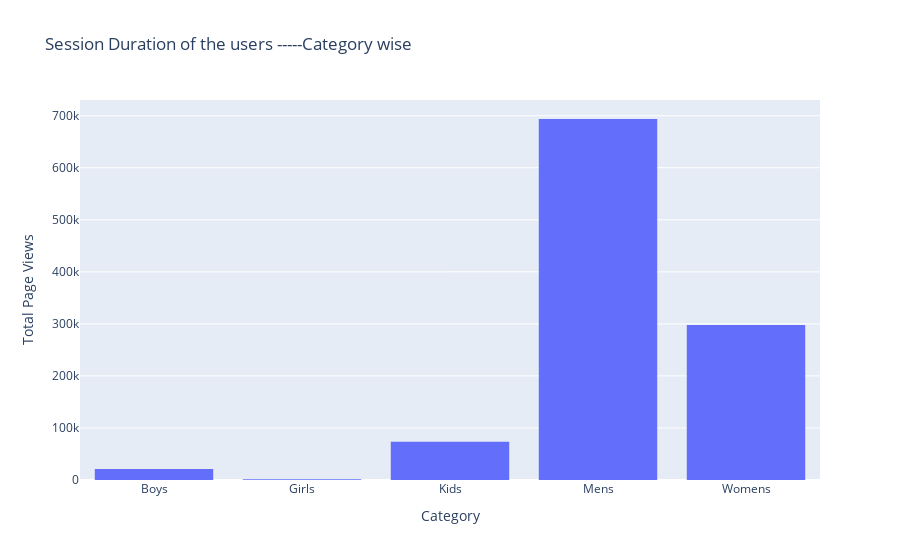

Notebook cell for this chart:
### Markdown cell above
# -------> Visualization

### Code cell
fig6 = px.histogram(
                   total_session_duration_category_wise, 
                   x=total_session_duration_category_wise.index, 
                   y=total_session_duration_category_wise['session_duration'], 
                   title="Session Duration of the users -----Category wise "
                   )
fig6.update_layout(xaxis_title="Category")
fig6.update_layout(yaxis_title="Total Page Views")
fig6.show()

### Figure 1 — Plotly figure (JSON) as saved in the notebook; plotly's stock layout.template omitted (floating-point values rounded to 4 significant figures)
{"data": [{"alignmentgroup": "True", "bingroup": "x", "histfunc": "sum", "hovertemplate": "category=%{x}<br>sum of session_duration=%{y}<extra></extra>", "legendgroup": "", "marker": {"color": "#636efa", "pattern": {"shape": ""}}, "name": "", "offsetgroup": "", "orientation": "v", "showlegend": false, "type": "histogram", "x": ["Boys", "Girls", "Kids", "Mens", "Womens"], "xaxis": "x", "y": [21349, 1597, 73538, 693751, 297950], "yaxis": "y"}], "layout": {"barmode": "relative", "legend": {"tracegroupgap": 0}, "title": {"text": "Session Duration of the users -----Category wise "}, "xaxis": {"anchor": "y", "domain": [0, 1], "title": {"text": "Category"}}, "yaxis": {"anchor": "x", "domain": [0, 1], "title": {"text": "Total Page Views"}}}}
